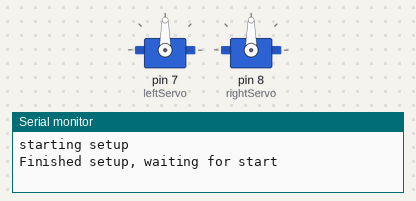
A sketch run on a simulated Arduino Uno, built with avr-gcc and run on an emulated ATmega328P. Parts: 2 × servo, the last lines printed to the serial monitor.

Above: at 0.05 s.
At 2.5 s:
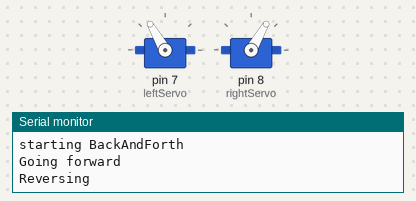
At 5.0 s:
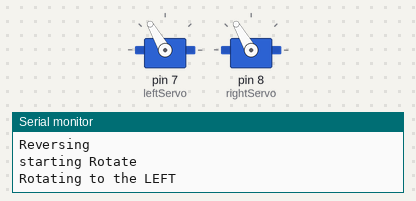
At 10.0 s:
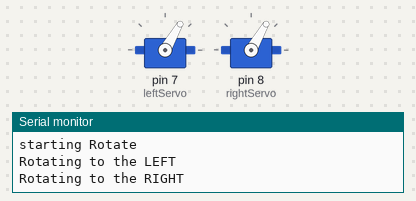
Timing chart, 0 to 13.0 s (numbered marks = the images above):
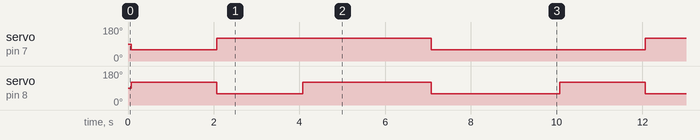

The sketch:

SRbotMovementBasics.ino
```cpp
#include <Servo.h>
// Motorshield pins
#define LEFT 111
#define RIGHT 222
#define FORWARD 120
#define REVERSE 60
Servo leftServo;
Servo rightServo;
const int startButton = 13;


void setup() {
 Serial.begin(9600);
 Serial.println("starting setup");
 leftServo.attach(7);
 rightServo.attach(8);
 pinMode(startButton, INPUT);
 Serial.println("Finished setup, waiting for start");
 //while(digitalRead(startButton) == LOW) {
   //delay(10);
 //}
 Serial.println("start detected, continuing");
}

void servoOutput(int leftSpeed, int rightSpeed) {
  leftServo.write(180-leftSpeed);
  rightServo.write(rightSpeed);
}

void adjustSpeed(int left, int right) {
  left = constrain(left + leftServo.read() , 5 , 175);
  right = constrain(right + rightServo.read() , 5 , 175);
  servoOutput(left,right);
}

void rotate(int direction) {
  if (direction == LEFT) {
    Serial.println("Rotating to the LEFT");
    servoOutput(REVERSE,FORWARD );
  } else if (direction == RIGHT) {
    Serial.println("Rotating to the RIGHT");
    servoOutput(FORWARD,REVERSE);
  } else {
    Serial.println("ERROR Rotating");
  }
}

void straight(int direction) {
  if (direction == FORWARD) {
    Serial.println("Going forward");
    servoOutput(FORWARD,FORWARD);
  } else if (direction == REVERSE) {
    Serial.println("Reversing");
    servoOutput(REVERSE,REVERSE);
  }  else {
    Serial.println("ERROR going straight");
  }
}

void loop() {
  Serial.println("starting loop");
  Serial.println("starting BackAndForth");
  straight(FORWARD);
  delay(2000);
  straight(REVERSE);
  delay(2000);
  Serial.println("starting Rotate");
  rotate(LEFT);
  delay(3000);
  rotate(RIGHT);
  delay(3000);
}
```

Measured:
- by itself, servo on pin 7 (leftServo): repeats every 10.0 s: 120° 5.0 s, 60° 5.0 s
- by itself, servo on pin 8 (rightServo): repeats every 10.0 s: 60° 2.0 s, 120° 3.0 s, 60° 3.0 s, 120° 2.0 s
